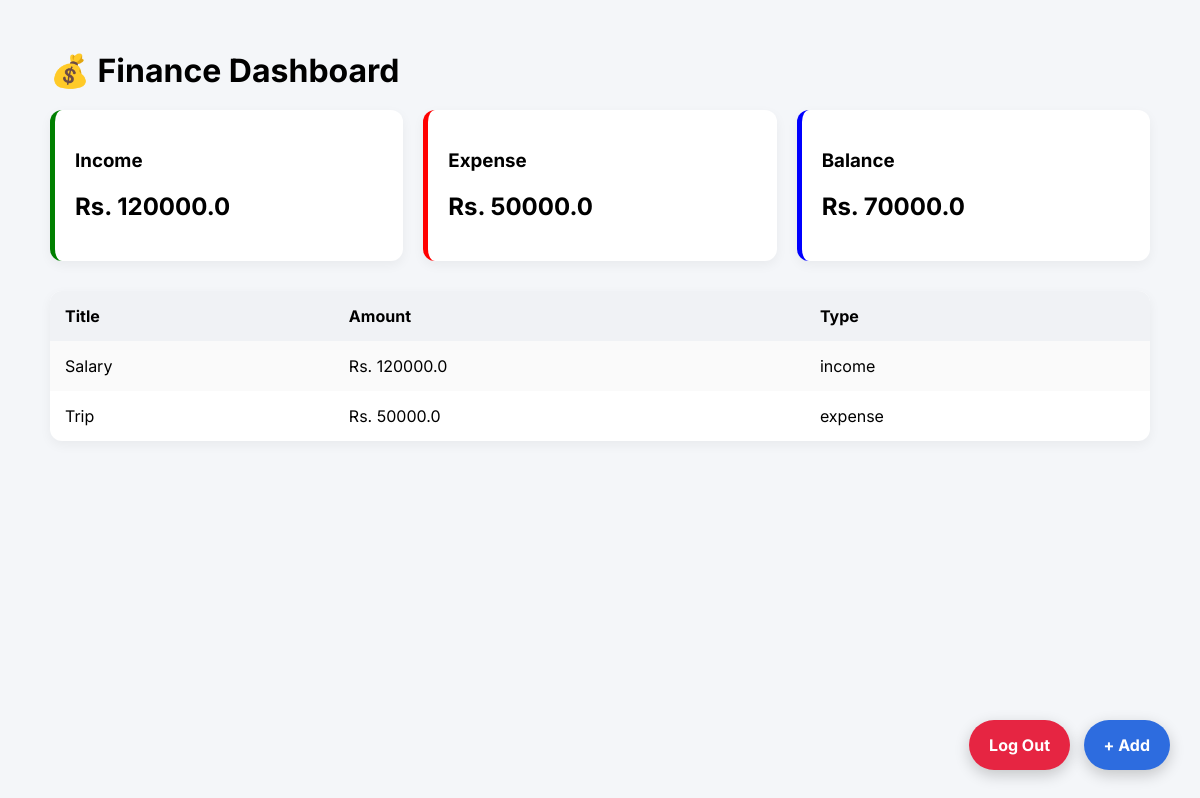
The page / (signed in) on the database its author committed.
### tracker/models.py (models this page shows, shortened)
class Expense(models.Model):
    TYPE_CHOICES = [
        ('income', 'Income'),
        ('expense', 'Expense'),
    ]
    user = models.ForeignKey(User, on_delete=models.CASCADE, null=True, blank=True)  # 🔥 IMPORTANT
    title = models.CharField(max_length=100)
    amount = models.FloatField()
    type = models.CharField(max_length=10, choices=TYPE_CHOICES)
    date = models.DateTimeField(auto_now_add=True)

### tracker/views.py (the view)
# urls.py: path("", views.index, name="index"),
@login_required(login_url="/login")
def index(request):
    data = Expense.objects.filter(user=request.user)  # 🔥 IMPORTANT
    income = sum(i.amount for i in data if i.type == "income")
    expense = sum(i.amount for i in data if i.type == "expense")
    balance = income - expense
    return render(request, "index.html", {
        "data": data,
        "income": income,
        "expense": expense,
        "balance": balance
    })

### templates/index.html (shortened to what this page needs)
<!DOCTYPE html>
<html>
<head>
</head>
<body>
<div class="container">
    <h1>💰 Finance Dashboard</h1>
    <div class="cards">
        <div class="card income">
            <h3>Income</h3>
            <h2>Rs. {{ income }}</h2>
        </div>
        <div class="card expense">
            <h3>Expense</h3>
            <h2>Rs. {{ expense }}</h2>
        </div>
        <div class="card balance">
            <h3>Balance</h3>
            <h2>Rs. {{ balance }}</h2>
        </div>
    </div>
    <table>
        <tr>
            <th>Title</th>
            <th>Amount</th>
            <th>Type</th>
        </tr>
        {% for item in data %}
        <tr>
            <td>{{ item.title }}</td>
            <td>Rs. {{ item.amount }}</td>
            <td>{{ item.type }}</td>
        </tr>
        {% endfor %}
    </table>
</div>
<a href="/add" class="add-btn">+ Add</a>
<a href="/logout" class="lgot-btn">Log Out</a>
</body>
</html>

### templates/index.html (style rules this page uses)
body { font-family: 'Inter', sans-serif; background: #f4f6f9; margin: 0; }
.container { max-width: 1100px; margin: auto; padding: 30px; }
h1 { margin-bottom: 20px; }
.cards { display: grid; grid-template-columns: repeat(3, 1fr); gap: 20px; }
.card { background: white; padding: 20px; border-radius: 12px; box-shadow: 0 4px 12px rgba(0,0,0,0.05); }
.income { border-left: 5px solid green; }
.expense { border-left: 5px solid red; }
.balance { border-left: 5px solid blue; }
table { width: 100%; margin-top: 30px; border-collapse: collapse; background: white; border-radius: 12px; overflow: hidden; box-shadow: 0 4px 12px rgba(0,0,0,0.05); }
th, td { padding: 15px; text-align: left; }
th { background: #f0f2f5; }
tr:nth-child(even) { background: #fafafa; }
.add-btn { position: fixed; bottom: 30px; right: 30px; background: #2d6cdf; color: white; padding: 15px 20px; border-radius: 50px; text-decoration: none; font-weight: bold; box-shadow: 0 5px 15px rgba(0,0,0,0.2); }
.lgot-btn { position: fixed; bottom: 30px; right: 130px; background: #e62542; color: white; padding: 15px 20px; border-radius: 50px; text-decoration: none; font-weight: bold; box-shadow: 0 5px 15px rgba(0,0,0,0.2); }

### rows shown on the page
Expense: title "Salary", amount "120000.0", type "income"
Expense: title "Trip", amount "50000.0", type "expense"

### other values the page prints
{{ income }} "120000.0"
{{ expense }} "50000.0"
{{ balance }} "70000.0"
